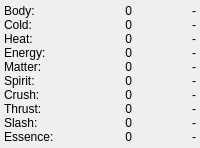
     <widget class="GroupFrame" name="GroupResists" >
      <layout class="QGridLayout" >
       <property name="margin" >
        <number>4</number>
       </property>
       <property name="spacing" >
        <number>0</number>
       </property>
       <item row="0" column="0" >
        <widget class="QLabel" name="BodyLabel" >
         <property name="text" >
          <string>Body: </string>
         </property>
        </widget>
       </item>
       <item row="0" column="1" >
        <widget class="QLabel" name="Body" >
         <property name="text" >
          <string>0</string>
         </property>
         <property name="alignment" >
          <set>Qt::AlignRight|Qt::AlignTrailing|Qt::AlignVCenter</set>
         </property>
        </widget>
       </item>
       <item row="0" column="2" >
        <widget class="QLabel" name="BodyCap" >
         <property name="text" >
          <string>-</string>
         </property>
         <property name="alignment" >
          <set>Qt::AlignRight|Qt::AlignTrailing|Qt::AlignVCenter</set>
         </property>
        </widget>
       </item>
       <item row="1" column="0" >
        <widget class="QLabel" name="ColdLabel" >
         <property name="text" >
          <string>Cold: </string>
         </property>
        </widget>
       </item>
       <item row="1" column="1" >
        <widget class="QLabel" name="Cold" >
         <property name="text" >
          <string>0</string>
         </property>
         <property name="alignment" >
          <set>Qt::AlignRight|Qt::AlignTrailing|Qt::AlignVCenter</set>
         </property>
        </widget>
       </item>
       <item row="1" column="2" >
        <widget class="QLabel" name="ColdCap" >
         <property name="text" >
          <string>-</string>
         </property>
         <property name="alignment" >
          <set>Qt::AlignRight|Qt::AlignTrailing|Qt::AlignVCenter</set>
         </property>
        </widget>
       </item>
       <item row="2" column="0" >
        <widget class="QLabel" name="HeatLabel" >
         <property name="text" >
          <string>Heat: </string>
         </property>
        </widget>
       </item>
       <item row="2" column="1" >
        <widget class="QLabel" name="Heat" >
         <property name="text" >
          <string>0</string>
         </property>
         <property name="alignment" >
          <set>Qt::AlignRight|Qt::AlignTrailing|Qt::AlignVCenter</set>
         </property>
        </widget>
       </item>
       <item row="2" column="2" >
        <widget class="QLabel" name="HeatCap" >
         <property name="text" >
          <string>-</string>
         </property>
         <property name="alignment" >
          <set>Qt::AlignRight|Qt::AlignTrailing|Qt::AlignVCenter</set>
         </property>
        </widget>
       </item>
       <item row="3" column="0" >
        <widget class="QLabel" name="EnergyLabel" >
         <property name="text" >
          <string>Energy: </string>
         </property>
        </widget>
       </item>
       <item row="3" column="1" >
        <widget class="QLabel" name="Energy" >
         <property name="text" >
          <string>0</string>
         </property>
         <property name="alignment" >
          <set>Qt::AlignRight|Qt::AlignTrailing|Qt::AlignVCenter</set>
         </property>
        </widget>
       </item>
       <item row="3" column="2" >
        <widget class="QLabel" name="EnergyCap" >
         <property name="text" >
          <string>-</string>
         </property>
         <property name="alignment" >
          <set>Qt::AlignRight|Qt::AlignTrailing|Qt::AlignVCenter</set>
         </property>
        </widget>
       </item>
       <item row="4" column="0" >
        <widget class="QLabel" name="MatterLabel" >
         <property name="text" >
          <string>Matter: </string>
         </property>
        </widget>
       </item>
       <item row="4" column="1" >
        <widget class="QLabel" name="Matter" >
         <property name="text" >
          <string>0</string>
         </property>
         <property name="alignment" >
          <set>Qt::AlignRight|Qt::AlignTrailing|Qt::AlignVCenter</set>
         </property>
        </widget>
       </item>
       <item row="4" column="2" >
        <widget class="QLabel" name="MatterCap" >
         <property name="text" >
          <string>-</string>
         </property>
         <property name="alignment" >
          <set>Qt::AlignRight|Qt::AlignTrailing|Qt::AlignVCenter</set>
         </property>
        </widget>
       </item>
       <item row="5" column="0" >
        <widget class="QLabel" name="SpiritLabel" >
         <property name="text" >
          <string>Spirit: </string>
         </property>
        </widget>
       </item>
       <item row="5" column="1" >
        <widget class="QLabel" name="Spirit" >
         <property name="text" >
          <string>0</string>
         </property>
         <property name="alignment" >
          <set>Qt::AlignRight|Qt::AlignTrailing|Qt::AlignVCenter</set>
         </property>
        </widget>
       </item>
       <item row="5" column="2" >
        <widget class="QLabel" name="SpiritCap" >
         <property name="text" >
          <string>-</string>
         </property>
         <property name="alignment" >
          <set>Qt::AlignRight|Qt::AlignTrailing|Qt::AlignVCenter</set>
         </property>
        </widget>
       </item>
       <item row="6" column="0" >
        <widget class="QLabel" name="CrushLabel" >
         <property name="text" >
          <string>Crush: </string>
         </property>
        </widget>
       </item>
       <item row="6" column="1" >
        <widget class="QLabel" name="Crush" >
         <property name="text" >
          <string>0</string>
         </property>
         <property name="alignment" >
          <set>Qt::AlignRight|Qt::AlignTrailing|Qt::AlignVCenter</set>
         </property>
        </widget>
       </item>
       <item row="6" column="2" >
        <widget class="QLabel" name="CrushCap" >
         <property name="text" >
          <string>-</string>
         </property>
         <property name="alignment" >
          <set>Qt::AlignRight|Qt::AlignTrailing|Qt::AlignVCenter</set>
         </property>
        </widget>
       </item>
       <item row="7" column="0" >
        <widget class="QLabel" name="ThrustLabel" >
         <property name="text" >
          <string>Thrust: </string>
         </property>
        </widget>
       </item>
       <item row="7" column="1" >
        <widget class="QLabel" name="Thrust" >
         <property name="text" >
          <string>0</string>
         </property>
         <property name="alignment" >
          <set>Qt::AlignRight|Qt::AlignTrailing|Qt::AlignVCenter</set>
         </property>
        </widget>
       </item>
       <item row="7" column="2" >
        <widget class="QLabel" name="ThrustCap" >
         <property name="text" >
          <string>-</string>
         </property>
         <property name="alignment" >
          <set>Qt::AlignRight|Qt::AlignTrailing|Qt::AlignVCenter</set>
         </property>
        </widget>
       </item>
       <item row="8" column="0" >
        <widget class="QLabel" name="SlashLabel" >
         <property name="text" >
          <string>Slash: </string>
         </property>
        </widget>
       </item>
       <item row="8" column="1" >
        <widget class="QLabel" name="Slash" >
         <property name="text" >
          <string>0</string>
         </property>
         <property name="alignment" >
          <set>Qt::AlignRight|Qt::AlignTrailing|Qt::AlignVCenter</set>
         </property>
        </widget>
       </item>
       <item row="8" column="2" >
        <widget class="QLabel" name="SlashCap" >
         <property name="text" >
          <string>-</string>
         </property>
         <property name="alignment" >
          <set>Qt::AlignRight|Qt::AlignTrailing|Qt::AlignVCenter</set>
         </property>
        </widget>
       </item>
       <item row="9" column="0" >
        <widget class="QLabel" name="EssenceLabel" >
         <property name="text" >
          <string>Essence: </string>
         </property>
        </widget>
       </item>
       <item row="9" column="1" >
        <widget class="QLabel" name="Essence" >
         <property name="text" >
          <string>0</string>
         </property>
         <property name="alignment" >
          <set>Qt::AlignRight|Qt::AlignTrailing|Qt::AlignVCenter</set>
         </property>
        </widget>
       </item>
       <item row="9" column="2" >
        <widget class="QLabel" name="EssenceCap" >
         <property name="text" >
          <string>-</string>
         </property>
         <property name="alignment" >
          <set>Qt::AlignRight|Qt::AlignTrailing|Qt::AlignVCenter</set>
         </property>
        </widget>
       </item>
       <item row="10" column="0" colspan="3">
        <spacer>
         <property name="orientation" >
          <enum>Qt::Vertical</enum>
         </property>
         <property name="sizeType" >
          <enum>QSizePolicy::MinimumExpanding</enum>
         </property>
         <property name="sizeHint" >
          <size>
           <width>5</width>
           <height>0</height>
          </size>
         </property>
        </spacer>
       </item>
      </layout>
     </widget>
